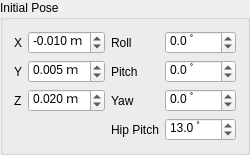
                        <widget class="QGroupBox" name="groupBox_init_pose">
                          <property name="title">
                            <string>Initial Pose</string>
                          </property>
                          <layout class="QGridLayout" name="gridLayout_4">
                            <item row="0" column="0">
                              <widget class="QLabel" name="label_11">
                                <property name="text">
                                  <string>X</string>
                                </property>
                              </widget>
                            </item>
                            <item row="0" column="1">
                              <widget class="QDoubleSpinBox" name="dSpinBox_init_x_offset">
                                <property name="suffix">
                                  <string extracomment="m"> ｍ</string>
                                </property>
                                <property name="decimals">
                                  <number>3</number>
                                </property>
                                <property name="minimum">
                                  <double>-1.000000000000000</double>
                                </property>
                                <property name="maximum">
                                  <double>1.000000000000000</double>
                                </property>
                                <property name="singleStep">
                                  <double>0.001000000000000</double>
                                </property>
                                <property name="value">
                                  <double>-0.010000000000000</double>
                                </property>
                              </widget>
                            </item>
                            <item row="0" column="2">
                              <widget class="QLabel" name="label_10">
                                <property name="text">
                                  <string>Roll</string>
                                </property>
                              </widget>
                            </item>
                            <item row="0" column="3">
                              <widget class="QDoubleSpinBox" name="dSpinBox_init_roll_offset">
                                <property name="suffix">
                                  <string> ﾟ</string>
                                </property>
                                <property name="decimals">
                                  <number>1</number>
                                </property>
                                <property name="minimum">
                                  <double>-180.000000000000000</double>
                                </property>
                                <property name="maximum">
                                  <double>180.000000000000000</double>
                                </property>
                              </widget>
                            </item>
                            <item row="1" column="0">
                              <widget class="QLabel" name="label_12">
                                <property name="text">
                                  <string>Y</string>
                                </property>
                              </widget>
                            </item>
                            <item row="1" column="1">
                              <widget class="QDoubleSpinBox" name="dSpinBox_init_y_offset">
                                <property name="suffix">
                                  <string extracomment="m"> ｍ</string>
                                </property>
                                <property name="decimals">
                                  <number>3</number>
                                </property>
                                <property name="minimum">
                                  <double>-1.000000000000000</double>
                                </property>
                                <property name="maximum">
                                  <double>1.000000000000000</double>
                                </property>
                                <property name="singleStep">
                                  <double>0.001000000000000</double>
                                </property>
                                <property name="value">
                                  <double>0.005000000000000</double>
                                </property>
                              </widget>
                            </item>
                            <item row="1" column="2">
                              <widget class="QLabel" name="label_14">
                                <property name="text">
                                  <string>Pitch</string>
                                </property>
                              </widget>
                            </item>
                            <item row="1" column="3">
                              <widget class="QDoubleSpinBox" name="dSpinBox_init_pitch_offset">
                                <property name="suffix">
                                  <string> ﾟ</string>
                                </property>
                                <property name="decimals">
                                  <number>1</number>
                                </property>
                                <property name="minimum">
                                  <double>-180.000000000000000</double>
                                </property>
                                <property name="maximum">
                                  <double>180.000000000000000</double>
                                </property>
                              </widget>
                            </item>
                            <item row="2" column="0">
                              <widget class="QLabel" name="label_13">
                                <property name="text">
                                  <string>Z</string>
                                </property>
                              </widget>
                            </item>
                            <item row="2" column="1">
                              <widget class="QDoubleSpinBox" name="dSpinBox_init_z_offset">
                                <property name="suffix">
                                  <string extracomment="m"> ｍ</string>
                                </property>
                                <property name="decimals">
                                  <number>3</number>
                                </property>
                                <property name="minimum">
                                  <double>-1.000000000000000</double>
                                </property>
                                <property name="maximum">
                                  <double>1.000000000000000</double>
                                </property>
                                <property name="singleStep">
                                  <double>0.001000000000000</double>
                                </property>
                                <property name="value">
                                  <double>0.020000000000000</double>
                                </property>
                              </widget>
                            </item>
                            <item row="2" column="2">
                              <widget class="QLabel" name="label_15">
                                <property name="text">
                                  <string>Yaw</string>
                                </property>
                              </widget>
                            </item>
                            <item row="2" column="3">
                              <widget class="QDoubleSpinBox" name="dSpinBox_init_yaw_offset">
                                <property name="suffix">
                                  <string> ﾟ</string>
                                </property>
                                <property name="decimals">
                                  <number>1</number>
                                </property>
                                <property name="minimum">
                                  <double>-180.000000000000000</double>
                                </property>
                                <property name="maximum">
                                  <double>180.000000000000000</double>
                                </property>
                              </widget>
                            </item>
                            <item row="3" column="0">
                              <widget class="QLabel" name="label_34">
                                <property name="text">
                                  <string/>
                                </property>
                              </widget>
                            </item>
                            <item row="3" column="2">
                              <widget class="QLabel" name="label_33">
                                <property name="text">
                                  <string>Hip Pitch</string>
                                </property>
                              </widget>
                            </item>
                            <item row="3" column="3">
                              <widget class="QDoubleSpinBox" name="dSpinBox_init_hip_pitch_offset">
                                <property name="suffix">
                                  <string> ﾟ</string>
                                </property>
                                <property name="decimals">
                                  <number>1</number>
                                </property>
                                <property name="minimum">
                                  <double>-180.000000000000000</double>
                                </property>
                                <property name="maximum">
                                  <double>180.000000000000000</double>
                                </property>
                                <property name="value">
                                  <double>13.000000000000000</double>
                                </property>
                              </widget>
                            </item>
                          </layout>
                        </widget>
